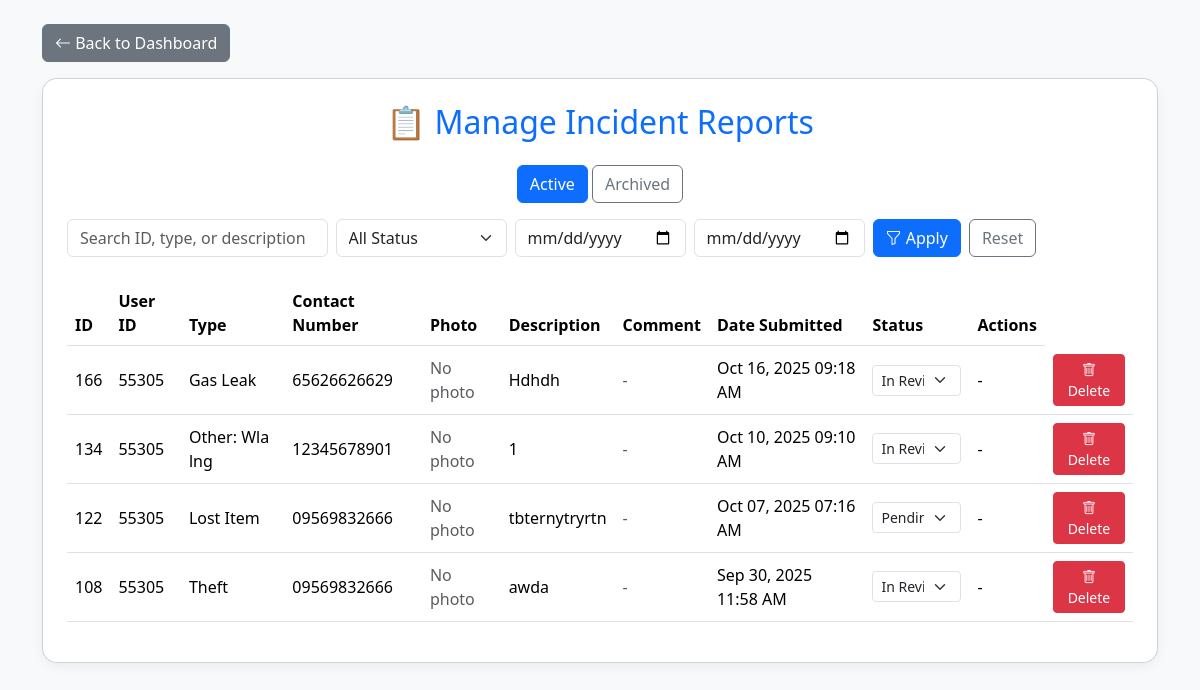
Screenshot of /incident_reports.php with the database file from the repository.
### tables this page shows
CREATE TABLE `incident_reports` (
  `id` int(11) NOT NULL,
  `userid` int(11) NOT NULL,
  `incident_type` varchar(255) NOT NULL,
  `contact_number` varchar(11) NOT NULL,
  `incident_description` text NOT NULL,
  `created_at` timestamp NOT NULL DEFAULT current_timestamp(),
  `status` varchar(50) DEFAULT 'Pending',
  `date_ended` datetime DEFAULT NULL,
  `seen` tinyint(1) DEFAULT 0,
  `incident_image` varchar(255) DEFAULT NULL
);

### incident_reports.php (the view, shortened to what this page needs)
<?php
include 'config.php';
$view = $_GET['view'] ?? 'active';
$search = $_GET['search'] ?? '';
$start_date = $_GET['start_date'] ?? '';
$end_date   = $_GET['end_date'] ?? '';
if ($view === 'archived') {
    $sql = "SELECT * FROM archived_incident_reports WHERE 1=1";
} else {
    $sql = "SELECT * FROM incident_reports WHERE 1=1";
}
$sql .= " ORDER BY created_at DESC";
$stmt = $conn->prepare($sql);
$stmt->execute();
$result = $stmt->get_result();
?>
<!DOCTYPE html>
<html lang="en">
<head>
    <link href="https://cdn.jsdelivr.net/npm/bootstrap@5.3.2/dist/css/bootstrap.min.css" rel="stylesheet">
    <link href="https://cdn.jsdelivr.net/npm/bootstrap-icons/font/bootstrap-icons.css" rel="stylesheet">
</head>
<body>
<div class="container py-4">
    <a href="admin_dashboard.php" class="btn btn-secondary mb-3">
        <i class="bi bi-arrow-left"></i> Back to Dashboard
    </a>
    <div class="card p-4">
        <h2 class="mb-4 text-center text-primary">📋 Manage Incident Reports</h2>
        <div class="mb-3 text-center">
            <a href="incident_reports.php?view=active" class="btn btn-outline-primary <?= $view === 'active' ? 'active' : '' ?>">Active</a>
            <a href="incident_reports.php?view=archived" class="btn btn-outline-secondary <?= $view === 'archived' ? 'active' : '' ?>">Archived</a>
        </div>
        <form method="GET" class="row g-2 mb-4">
            <div class="col-md-3">
                <input type="text" class="form-control" name="search" placeholder="Search ID, type, or description"
                       value="<?= htmlspecialchars($search) ?>">
            </div>
            <div class="col-md-2">
                <select name="status" class="form-select">
                    <option value="">All Status</option>
                </select>
            </div>
            <div class="col-md-2">
                <input type="date" class="form-control" name="start_date" value="<?= htmlspecialchars($start_date) ?>">
            </div>
            <div class="col-md-2">
                <input type="date" class="form-control" name="end_date" value="<?= htmlspecialchars($end_date) ?>">
            </div>
            <div class="col-md-3 d-grid gap-2 d-md-flex">
                <button type="submit" class="btn btn-primary"><i class="bi bi-funnel"></i> Apply</button>
                <a href="<?= basename($_SERVER['PHP_SELF']) ?>?view=<?= htmlspecialchars($view) ?>" class="btn btn-outline-secondary">Reset</a>
            </div>
        </form>
<div class="table-responsive">
    <table class="table table-hover align-middle">
        <thead>
        <tr>
            <th>ID</th>
            <th>User ID</th>
            <th>Type</th>
            <th>Contact Number</th>
            <th>Photo</th>
            <th>Description</th>
            <th>Comment</th>
            <th>Date Submitted</th>
            <th>Status</th>
            <?php if ($view === 'archived'): ?>
                <th>Date Ended</th>
                <th class="text-center">Actions</th>
            <?php else: ?>
                <th class="text-center">Actions</th>
            <?php endif; ?>
        </tr>
        </thead>
        <tbody>
        <?php if ($result->num_rows > 0): ?>
            <?php while ($row = $result->fetch_assoc()): ?>
                <tr>
                    <td><?= $row['id'] ?></td>
                    <td><?= $row['userid'] ?></td>
                    <td><?= htmlspecialchars($row['incident_type']) ?></td>
                    <td><?= htmlspecialchars($row['contact_number']) ?></td>
                    <td>
                        <?php if (!empty($row['incident_image'])):
                            $src = htmlspecialchars($row['incident_image']);
                        ?>
                            <a href="#" data-bs-toggle="modal" data-bs-target="#photoModal<?= $row['id'] ?>">
                                <img src="<?= $src ?>" alt="Incident Photo"
                                     style="width:50px;height:50px;object-fit:cover;border-radius:5px;">
                            </a>
                            <div class="modal fade" id="photoModal<?= $row['id'] ?>" tabindex="-1" aria-hidden="true">
                                <div class="modal-dialog modal-dialog-centered">
                                    <div class="modal-content">
                                        <div class="modal-header">
                                            <h5 class="modal-title">Incident Photo (ID: <?= $row['id'] ?>)</h5>
                                            <button type="button" class="btn-close" data-bs-dismiss="modal"></button>
                                        </div>
                                        <div class="modal-body text-center">
                                            <img src="<?= $src ?>" alt="Incident Photo"
                                                 style="max-width: 100%; height: auto; border-radius:8px;">
                                        </div>
                                    </div>
                                </div>
                            </div>
                        <?php else: ?>
                            <span class="text-muted">No photo</span>
                        <?php endif; ?>
                    </td>
                    <td>
                        <?php
                        $desc = htmlspecialchars($row['incident_description']);
                        $shortDesc = (strlen($desc) > 50) ? substr($desc, 0, 50) . "…" : $desc;
                        ?>
                        <?= $shortDesc ?>
                                        </td>
                                        <td>
                                                <?php
                                                $adminWho = isset($row['admin_who_resolved']) ? trim($row['admin_who_resolved']) : '';
                                                $adminWhoEsc = $adminWho ? htmlspecialchars($adminWho) : '';
                                                ?>
                                                <?php if ($adminWhoEsc): ?>
                                                    <div><strong><?= $adminWhoEsc ?></strong></div>
                                                <?php else: ?>
                                                    <div class="text-muted">-</div>
                                                <?php endif; ?>
                                        </td>
                                        <td><?= date("M d, Y h:i A", strtotime($row['created_at'])) ?></td>
                    <td>
                        <?php if ($view === 'active'): ?>
        <form method="POST" action="<?= basename($_SERVER['PHP_SELF']) . '?' . http_build_query($_GET) ?>" onsubmit="return handleResolveForm(this);">
            <select class="form-select form-select-sm" name="status" onchange="
                if (this.value === 'Resolved') {
                    var c = prompt('Please enter a short resolution comment (required):');
                    if (c === null) { this.value = '<?= htmlspecialchars($row['status']) ?>'; return false; }
                    if (c.trim() === '') { alert('Resolution comment cannot be empty.'); this.value = '<?= htmlspecialchars($row['status']) ?>'; return false; }
                    this.form.comment.value = c;
                    this.form.submit();
                } else {
                    this.form.submit();
                }
            ">
                <option value="Pending" <?= ($row['status']=="Pending") ? "selected" : "" ?>>Pending</option>
                <option value="In Review" <?= ($row['status']=="In Review") ? "selected" : "" ?>>In Review</option>
            </select>
        </form>
    <?php else: ?>
        <span class="badge bg-success"><?= htmlspecialchars($row['status']) ?></span>
    <?php endif; ?>
                    </td>
                    <td><?= $row['date_ended'] ? date("M d, Y h:i A", strtotime($row['date_ended'])) : '-' ?></td>
                    <td class="text-center">
                        <a href="<?= basename($_SERVER['PHP_SELF']) . '?delete=' . $row['id'] . '&view=' . $view . '&' . http_build_query($_GET) ?>"
                           class="btn btn-sm btn-danger"
                           onclick="return confirm('Delete this report?')">
                            <i class="bi bi-trash"></i> Delete
                        </a>
                    </td>
                </tr>
            <?php endwhile; ?>
            <?php else: ?>
            <tr><td colspan="11" class="text-center text-muted">No incident reports found.</td></tr>
        <?php endif; ?>
        </tbody>
    </table>
</div>
</body>
</html>
</html></body><script src="https://cdn.jsdelivr.net/npm/bootstrap@5.3.2/dist/js/bootstrap.bundle.min.js"></script><script src="https://cdn.jsdelivr.net/npm/bootstrap@5.3.2/dist/js/bootstrap.bundle.min.js"></script>
</body>
</html>

### incident_reports.php (style rules this page uses)
body { background-color: #f8f9fa; }
.card { border-radius: 15px; box-shadow: 0 4px 12px rgba(0,0,0,0.05); }
.table thead { background: #2c3e50; color: white; }

### rows the page displays
incident_reports: id "166", userid "55305", incident_type "Gas Leak", contact_number "65626626629", shows "No photo", incident_description "Hdhdh", created_at "Oct 16, 2025 09:18 AM", status "In Review"
incident_reports: id "134", userid "55305", incident_type "Other: Wla lng", contact_number "12345678901", shows "No photo", incident_description "1", created_at "Oct 10, 2025 09:10 AM", status "In Review"
incident_reports: id "122", userid "55305", incident_type "Lost Item", contact_number "09569832666", shows "No photo", incident_description "tbternytryrtn", created_at "Oct 07, 2025 07:16 AM", status "Pending"
incident_reports: id "108", userid "55305", incident_type "Theft", contact_number "09569832666", shows "No photo", incident_description "awda", created_at "Sep 30, 2025 11:58 AM", status "In Review"
